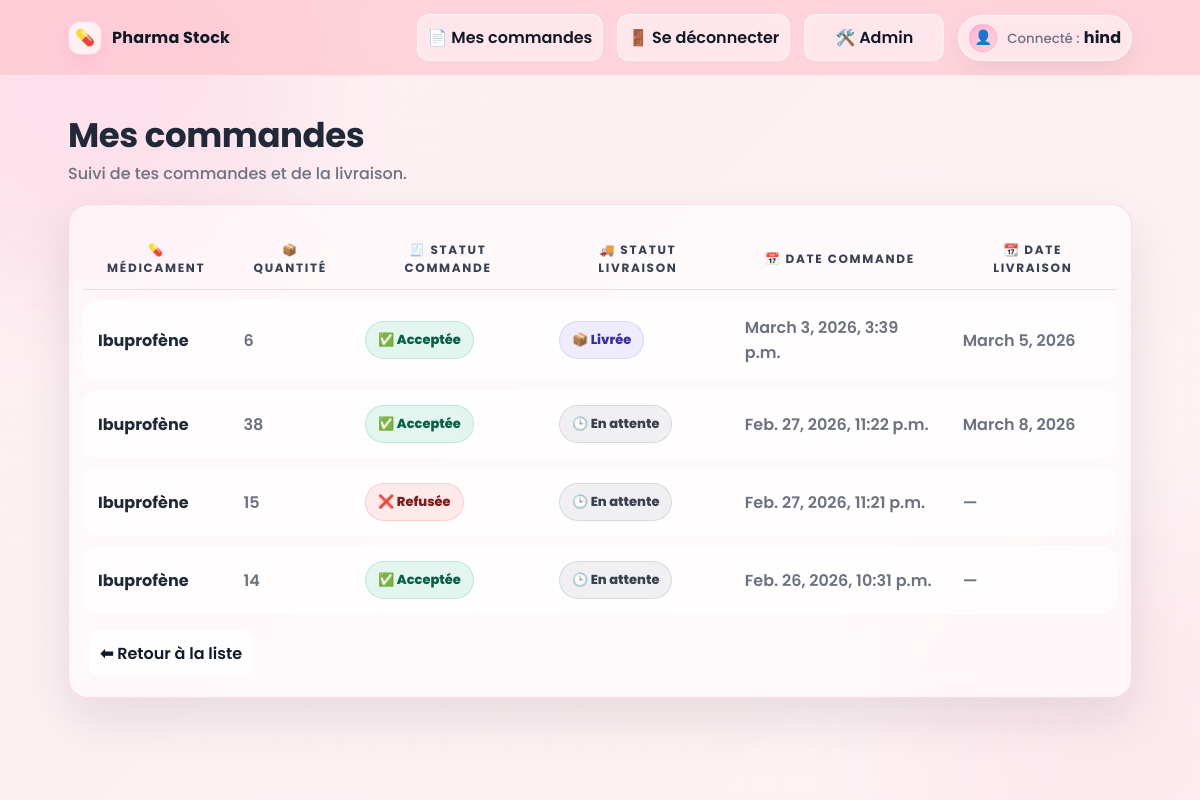
/mes-commandes/ (signed in), run on the app's committed database.
### pharmacie/models.py (models this page shows, shortened)
class Commande(models.Model):
    STATUT_CHOICES = [
        ("en_attente", "En attente"),
        ("acceptee", "Acceptée"),
        ("refusee", "Refusée"),
    ]
    STATUT_LIVRAISON_CHOICES = [
        ("en_attente", "En attente"),
        ("livree", "Livrée"),
    ]
    utilisateur = models.ForeignKey(User, on_delete=models.CASCADE)
    medicament = models.ForeignKey(Medicament, on_delete=models.CASCADE)
    quantite = models.PositiveIntegerField()
    date_commande = models.DateTimeField(auto_now_add=True)
    adresse_livraison = models.TextField(blank=True)
    date_souhaitee = models.DateField(null=True, blank=True)
    statut = models.CharField(
        max_length=20,
        choices=STATUT_CHOICES,
        default="en_attente",
    )
    statut_livraison = models.CharField(
        max_length=20,
        choices=STATUT_LIVRAISON_CHOICES,
        default="en_attente",
    )
    date_acceptation = models.DateTimeField(null=True, blank=True)
    date_livraison = models.DateField(null=True, blank=True)

class Medicament(models.Model):
    nom = models.CharField(max_length=100)
    description = models.TextField(blank=True)
    prix = models.DecimalField(max_digits=10, decimal_places=2)
    stock = models.PositiveIntegerField(default=0)
    date_ajout = models.DateTimeField(auto_now_add=True)

### pharmacie/views.py (the view)
# urls.py: path("mes-commandes/", views.mes_commandes, name="mes_commandes"),
@login_required
def mes_commandes(request):
    commandes = Commande.objects.filter(utilisateur=request.user).order_by("-date_commande")
    return render(request, "pharmacie/mes_commandes.html", {"commandes": commandes})

### pharmacie/templates/pharmacie/mes_commandes.html (shortened to what this page needs)
{% extends "pharmacie/base.html" %}
{% block content %}
  <div class="page-title">
    <div>
      <h1>Mes commandes</h1>
      <p class="muted">Suivi de tes commandes et de la livraison.</p>
    </div>
  </div>
  <div class="glass-card">
    <div class="glass-inner">
      <table class="table">
        <thead>
          <tr>
            <th>💊 Médicament</th>
            <th>📦 Quantité</th>
            <th>🧾 Statut commande</th>
            <th>🚚 Statut livraison</th>
            <th>📅 Date commande</th>
            <th>📆 Date livraison</th>
          </tr>
        </thead>
        <tbody>
          {% for c in commandes %}
          <tr>
            <td data-label="Médicament"><strong>{{ c.medicament.nom }}</strong></td>
            <td data-label="Quantité" class="muted">{{ c.quantite }}</td>
            <td data-label="Statut commande">
              {% if c.statut == "en_attente" %}
                <span class="badge b-wait">⏳ En attente</span>
              {% elif c.statut == "acceptee" %}
                <span class="badge b-ok">✅ Acceptée</span>
              {% else %}
                <span class="badge b-no">❌ Refusée</span>
              {% endif %}
            </td>
            <td data-label="Statut livraison">
              {% if c.statut_livraison == "livree" %}
                <span class="badge b-delivered">📦 Livrée</span>
              {% elif c.statut_livraison == "en_attente" %}
                <span class="badge b-pending">🕒 En attente</span>
              {% else %}
                <span class="badge b-no">⛔ Refusée</span>
              {% endif %}
            </td>
            <td data-label="Date commande" class="muted">{{ c.date_commande }}</td>
            <td data-label="Date livraison" class="muted">
              {% if c.date_livraison %}
                {{ c.date_livraison }}
              {% else %}
                —
              {% endif %}
            </td>
          </tr>
          {% empty %}
          <tr>
            <td data-label="Info" colspan="6" class="muted">Aucune commande.</td>
          </tr>
          {% endfor %}
        </tbody>
      </table>
      <div style="padding: 6px 6px 14px;">
        <a class="ghost-link" href="{% url 'pharmacie:home' %}">⬅ Retour à la liste</a>
      </div>
    </div>
  </div>
{% endblock %}

### pharmacie/templates/pharmacie/base.html (shortened to what this page needs)
<!DOCTYPE html>
<html lang="fr">
<head>
</head>
<body>
  <div class="blob one"></div>
  <div class="blob two"></div>
  <header class="nav">
    <div class="nav-inner">
      <a class="brand" href="{% url 'pharmacie:home' %}">
        <span class="pill">💊</span>
        <span>Pharma Stock</span>
      </a>
      <div class="nav-right">
        {% if user.is_authenticated %}
          <a class="ghost-link" href="{% url 'pharmacie:mes_commandes' %}">📄 Mes commandes</a>
          <a class="ghost-link" href="{% url 'pharmacie:logout' %}">🚪 Se déconnecter</a>
        {% else %}
          <a class="ghost-link" href="{% url 'pharmacie:login' %}">🔐 Connexion</a>
          <a class="ghost-link" href="{% url 'pharmacie:signup' %}">✨ Inscription</a>
        {% endif %}
        <a class="ghost-link" href="/admin/">🛠️ Admin</a>
        {% if user.is_authenticated %}
          <div class="profile" title="Profil">
            <div class="avatar">👤</div>
            <div>
              <small>Connecté :</small> <b>{{ user.username }}</b>
            </div>
          </div>
        {% endif %}
      </div>
    </div>
  </header>
  <main class="container">
    {% block content %}{% endblock %}
  </main>
</body>
</html>

### pharmacie/templates/pharmacie/base.html (style rules this page uses)
:root { --bg: #fdf2f4; --pink-50: #fff7f9; --pink-100:#ffe7ee; --pink-200:#ffd0de; --pink-300:#ffb3cd; --fuchsia:#ff4fa0; --fuchsia-dark:#ea2d87; --text:#1f2937; --muted:#6b7280; --glass: rgba(255,255,255,.55); --glass-border: rgba(255,79,160,.18); --shadow: 0 20px 50px rgba(16, 24, 40, .10); --shadow-soft: 0 10px 30px rgba(16, 24, 40, .08); --radius: 20px; }
* { box-sizing:border-box; }
body { margin:0; font-family:"Poppins", system-ui, -apple-system, Segoe UI, Roboto, Arial, sans-serif; color:var(--text); background: var(--bg); min-height:100vh; position:relative; overflow-x:hidden; }
body::before { content:""; position:fixed; inset:0; pointer-events:none; background: radial-gradient(circle at 20% 18%, rgba(255,79,160,.06) 0 2px, transparent 3px 100%), radial-gradient(circle at 70% 30%, rgba(255,79,160,.05) 0 2px, transparent 3px 100%), radial-gradient(circle at 38% 76%, rgba(255,79,160,.05) 0 2px, transparent 3px 100%), radial-gradient(circle at 85% 78%, rgba(255,79,160,.04) 0 2px, transparent 3px 100%), linear-gradient(135deg, rgba(255,79,160,.04), rgba(255,255,255,.0)), repeating-linear-gradient(0deg, rgba(255,79,160,.04) 0 1px, transparent 1px 26px), repeating-linear-gradient(90deg, rgba(255,79,160,.02) 0 1px, transparent 1px 34px); mix-blend-mode:multiply; opacity:.35; }
.blob { position:fixed; width:420px; height:420px; border-radius:50%; filter: blur(60px); opacity:.25; pointer-events:none; z-index:0; }
.blob.one { top:-120px; left:-120px; background: rgba(255,79,160,.35); }
.blob.two { bottom:-160px; right:-140px; background: rgba(255,179,205,.45); }
.nav { position:sticky; top:0; z-index:10; background: rgba(255, 192, 203, .60); backdrop-filter: blur(10px); border-bottom: 1px solid rgba(255,255,255,.45); }
.nav-inner { max-width: 1100px; margin: 0 auto; padding: 14px 18px; display:flex; align-items:center; justify-content:space-between; gap:16px; }
.brand { display:flex; align-items:center; gap:10px; font-weight:700; letter-spacing:.2px; color:#111827; text-decoration:none; user-select:none; }
.brand .pill { width:34px;height:34px; display:grid;place-items:center; background: rgba(255,255,255,.7); border: 1px solid rgba(255,79,160,.20); border-radius: 12px; box-shadow: 0 8px 18px rgba(255,79,160,.12); }
.nav-right { display:flex; align-items:center; gap:14px; flex-wrap:wrap; justify-content:flex-end; }
.profile { display:flex; align-items:center; gap:10px; padding: 8px 10px; border-radius: 999px; background: rgba(255,255,255,.55); border: 1px solid rgba(255,255,255,.55); backdrop-filter: blur(8px); box-shadow: 0 10px 25px rgba(16,24,40,.06); }
.avatar { width:28px;height:28px; border-radius:50%; display:grid;place-items:center; background: linear-gradient(135deg, rgba(255,79,160,.35), rgba(255,179,205,.40)); border: 1px solid rgba(255,79,160,.18); color:#111827; font-size:14px; }
.profile small { color:var(--muted); font-weight:500; }
.profile b { color:#111827; font-weight:700; }
.ghost-link { position:relative; text-decoration:none; color:#111827; font-weight:600; padding:10px 10px; border-radius: 12px; transition: transform .15s ease, background .15s ease; background: rgba(255,255,255,.55); border: 1px solid rgba(255,255,255,.55); backdrop-filter: blur(8px); display:inline-flex; align-items:center; gap:8px; min-width: 140px; justify-content:center; }
.ghost-link::after { content:""; position:absolute; left:18px; right:18px; bottom:6px; height:2px; background: linear-gradient(90deg, transparent, rgba(255,79,160,.9), transparent); transform: scaleX(0); transform-origin:center; transition: transform .2s ease; border-radius: 999px; }
.container { position:relative; z-index:1; max-width: 1100px; margin: 0 auto; padding: 26px 18px 60px; }

### data on the page
Commande: medicament.nom "Ibuprofène", quantite "6", statut "✅ Acceptée", statut_livraison "📦 Livrée", date_commande "March 3, 2026, 3:39 p.m.", date_livraison "March 5, 2026"
Commande: medicament.nom "Ibuprofène", quantite "38", statut "✅ Acceptée", statut_livraison "🕒 En attente", date_commande "Feb. 27, 2026, 11:22 p.m.", date_livraison "March 8, 2026"
Commande: medicament.nom "Ibuprofène", quantite "15", statut "❌ Refusée", statut_livraison "🕒 En attente", date_commande "Feb. 27, 2026, 11:21 p.m."
Commande: medicament.nom "Ibuprofène", quantite "14", statut "✅ Acceptée", statut_livraison "🕒 En attente", date_commande "Feb. 26, 2026, 10:31 p.m."

### other printed values
{{ user.username }} "hind"
